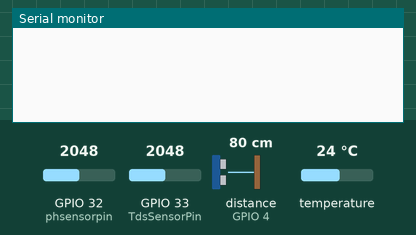
This sketch was run on a simulated ESP32. Shown: the last lines printed to the serial monitor. Wiring (inferred from the names in the program): ultrasonic range finder: trigger GPIO 2; echo GPIO 4. The inputs (shaded band) are chosen by the test bench; at power-on: distance to the obstacle (sensor on GPIO 4) 80 cm, temperature 24 °C, GPIO 32 (phsensorpin) = 2048, GPIO 33 (TdsSensorPin) = 2048. The echo pulse lasts 58.3 µs per cm; a WiFi scan finds three made-up networks.

Above: at 3.2 s.
3.3 s: distance to the obstacle (sensor on GPIO 4) set to 2 cm
At 4.7 s:
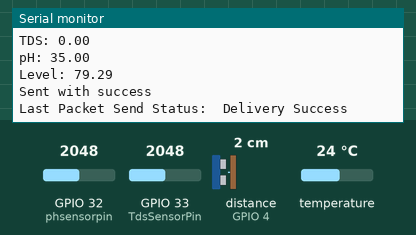
4.8 s: temperature set to 12 °C
At 6.2 s:
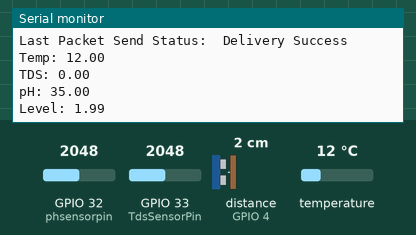
6.3 s: GPIO 32 (phsensorpin) set to 2866
At 7.2 s:
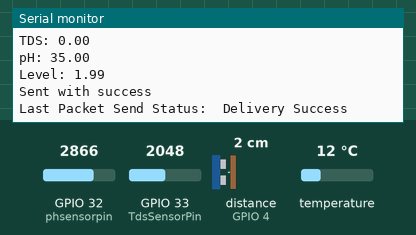
7.8 s: distance to the obstacle (sensor on GPIO 4) set to 4 cm
At 8.9 s:
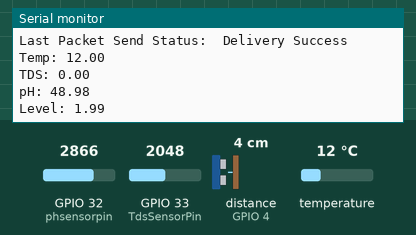
9.3 s: temperature set to 19 °C
At 10.7 s:
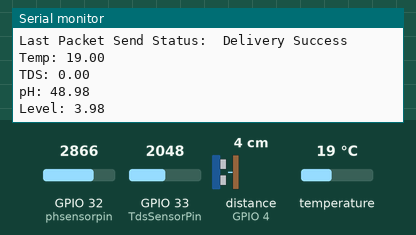
10.8 s: GPIO 32 (phsensorpin) set to 3972
At 12.0 s:
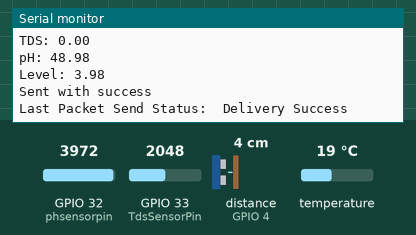
Timing chart, 0 to 13.3 s (numbered marks = the images above; inputs shaded):
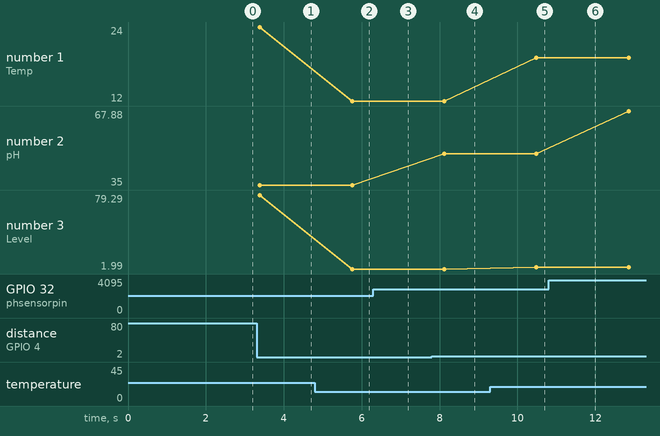

The sketch:

ESPNOW_SENDER_MAIN.ino
```cpp
#include <esp_now.h>
#include <esp_wifi.h>
#include <WiFi.h>


//////////////// ESWP 32      ESP Board MAC Address:  E0:5A:1B:A7:03:24
//////////////// NOCE MCU     ESP Board MAC Address:  40:91:51:51:78:79

// Set your Board ID (ESP32 Sender #1 = BOARD_ID 1, ESP32 Sender #2 = BOARD_ID 2, etc)
#define BOARD_ID 1
#define CHANNEL 1

//temp_sensor
#include <OneWire.h>
#include <DallasTemperature.h>
#define ONE_WIRE_BUS 13
OneWire oneWire(ONE_WIRE_BUS);
DallasTemperature sensors(&oneWire);
float temperature = 20;


//ph_sensor
#define phsensorpin 32
unsigned long int avgValue;
float b;
int buf[10],temp;
float phValue=7;

//water_level_sensor
const int trigPin = 2;
const int echoPin = 4;
long duration=0;
float distance=100;

//tds_sensor
#define TdsSensorPin 33
#define VREF 3.3              // analog reference voltage(Volt) of the ADC
#define SCOUNT  30            // sum of sample point

int analogBuffer[SCOUNT];     // store the analog value in the array, read from ADC
int analogBufferTemp[SCOUNT];
int analogBufferIndex = 0;
int copyIndex = 0;

float averageVoltage = 0;
float tdsValue = 0;

//tds median filtering algorithm
int getMedianNum(int bArray[], int iFilterLen){
  int bTab[iFilterLen];
  for (byte i = 0; i<iFilterLen; i++)
  bTab[i] = bArray[i];
  int i, j, bTemp;
  for (j = 0; j < iFilterLen - 1; j++) {
    for (i = 0; i < iFilterLen - j - 1; i++) {
      if (bTab[i] > bTab[i + 1]) {
        bTemp = bTab[i];
        bTab[i] = bTab[i + 1];
        bTab[i + 1] = bTemp;
      }
    }
  }
  if ((iFilterLen & 1) > 0){
    bTemp = bTab[(iFilterLen - 1) / 2];
  }
  else {
    bTemp = (bTab[iFilterLen / 2] + bTab[iFilterLen / 2 - 1]) / 2;
  }
  return bTemp;
}


esp_now_peer_info_t slave;

//Structure example to send data
//Must match the receiver structure
typedef struct struct_message {
    int id;
    float temp;
    float tds;
    float pH;
    float level;
} struct_message;

//Create a struct_message called myData
struct_message myData;

unsigned long previousMillis = 0;   // Stores last time temperature was published
const long interval = 1000;        // Interval at which to publish sensor readings

unsigned int readingId = 0;

// Insert your SSID
constexpr char WIFI_SSID[] = "ESP8266";

// callback when data is sent
void OnDataSent(const uint8_t *mac_addr, esp_now_send_status_t status) {
  Serial.print("\r\nLast Packet Send Status:\t");
  Serial.println(status == ESP_NOW_SEND_SUCCESS ? "Delivery Success" : "Delivery Fail");
}

void ScanForSlave(){
  int8_t scanResults = WiFi.scanNetworks();
  for(int i =0;i<scanResults; ++i){
    String SSID = WiFi.SSID(i);
    String BSSIDstr= WiFi.BSSIDstr(i);

    if(SSID.indexOf("RX")==0){
      int mac[6];
      if(6 == sscanf(BSSIDstr.c_str(),"%x:%x:%x:%x:%x:%x", &mac[0],&mac[1],&mac[2],&mac[3],&mac[4],&mac[5])){
        for(int ii = 0; ii<6 ; ++ii){
            slave.peer_addr[ii]=(uint8_t)mac[ii];
        }
      }
      slave.channel = CHANNEL;
      slave.encrypt = 0;
      break;
    }
  }
}
void setup() {
  //Init Serial Monitor
  Serial.begin(115200);

  //ph_sensor
  pinMode(phsensorpin,OUTPUT);

  //water_level_sensor
  pinMode(trigPin, OUTPUT);
  pinMode(echoPin, INPUT);

  //tds_sensor
  pinMode(TdsSensorPin,INPUT);

  //temp-sensor
  sensors.begin();

  // Set device as a Wi-Fi Station and set channel
  WiFi.mode(WIFI_STA);

  //Init ESP-NOW
  if (esp_now_init() != ESP_OK) {
    Serial.println("Error initializing ESP-NOW");
    return;
  }

  esp_now_register_send_cb(OnDataSent);
  ScanForSlave();
  //Add peer
  if (esp_now_add_peer(&slave) != ESP_OK){
    Serial.println("Failed to add peer");
    return;
  }
}

void loop() {
  //ph_sensor
  for(int i=0;i<10;i++)
  {
    buf[i]=analogRead(phsensorpin);
    delay(10);
  }
  for(int i=0;i<9;i++)
  {
    for(int j=i+1;j<10;j++)
    {
      if(buf[i]>buf[j])
      {
        temp=buf[i];
        buf[i]=buf[j];
        buf[j]=temp;
      }
    }
  }
  avgValue=0;
  for(int i=2;i<8;i++)
    avgValue+=buf[i];
  float phValue=(float)avgValue*5.0/1024/6;
  phValue=3.5*phValue;
  digitalWrite(13, HIGH);
  delay(500);
  digitalWrite(13, LOW);

  //water_level_sensor
  digitalWrite(trigPin, LOW);
  delayMicroseconds(2);
  digitalWrite(trigPin, HIGH);
  delayMicroseconds(5);
  digitalWrite(trigPin, LOW);
  duration = pulseIn(echoPin, HIGH);
  distance=duration*0.034/2;

  //temp_sensor
  sensors.requestTemperatures();
  temperature=sensors.getTempCByIndex(0);

  //tds_sensor
  static unsigned long analogSampleTimepoint = millis();
  if(millis()-analogSampleTimepoint > 40U){     //every 40 milliseconds,read the analog value from the ADC
    analogSampleTimepoint = millis();
    analogBuffer[analogBufferIndex] = analogRead(TdsSensorPin);    //read the analog value and store into the buffer
    analogBufferIndex++;
    if(analogBufferIndex == SCOUNT){
      analogBufferIndex = 0;
    }
  }

  static unsigned long printTimepoint = millis();
  if(millis()-printTimepoint > 800U){
    printTimepoint = millis();
    for(copyIndex=0; copyIndex<SCOUNT; copyIndex++){
      analogBufferTemp[copyIndex] = analogBuffer[copyIndex];

      // read the analog value more stable by the median filtering algorithm, and convert to voltage value
      averageVoltage = getMedianNum(analogBufferTemp,SCOUNT) * (float)VREF / 4096.0;

      //temperature compensation formula: fFinalResult(25^C) = fFinalResult(current)/(1.0+0.02*(fTP-25.0));
      float compensationCoefficient = 1.0+0.02*(temperature-25.0);
      //temperature compensation
      float compensationVoltage=averageVoltage/compensationCoefficient;

      //convert voltage value to tds value
      tdsValue=(133.42*compensationVoltage*compensationVoltage*compensationVoltage - 255.86*compensationVoltage*compensationVoltage + 857.39*compensationVoltage)*0.5;
    }
  }
  Serial.print("Temp: ");
  Serial.println(temperature);
  Serial.print("TDS: ");
  Serial.println(tdsValue);
  Serial.print("pH: ");
  Serial.println(phValue);
  Serial.print("Level: ");
  Serial.println(distance);
  delay(1000);

  unsigned long currentMillis = millis();
  if (currentMillis - previousMillis >= interval) {
    // Save the last time a new reading was published
    previousMillis = currentMillis;
    //Set values to send
    myData.id = BOARD_ID;
    myData.temp = temperature;
    myData.tds = tdsValue;
    myData.pH = phValue;
    myData.level = distance;

    //Send message via ESP-NOW
    esp_err_t result = esp_now_send(slave.peer_addr, (uint8_t *) &myData, sizeof(myData));
    if (result == ESP_OK) {
      Serial.println("Sent with success");
    }
    else {
      Serial.println("Error sending the data");
    }
  }
}
```

Measured:
- after the input at 4.8 s, the serial monitor: prints a new line after 0.95 s (image 2)
- after the input at 9.3 s, the serial monitor: prints a new line after 1.2 s (image 5)
- plotted number 1: 24 → 12 after the input at 4.8 s, 12 → 19 after the input at 9.3 s
- plotted number 2: 48.98 → 67.88 after the input at 10.8 s
